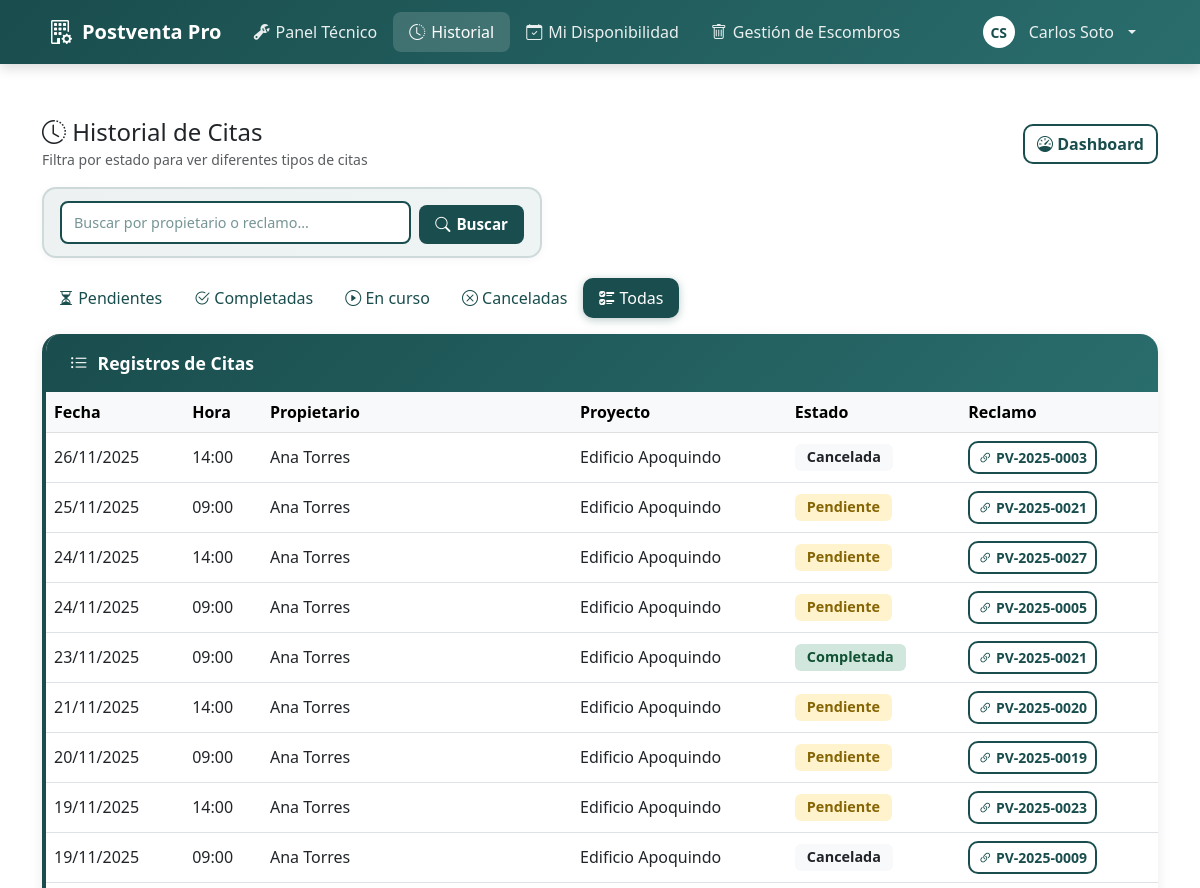
/tecnico/citas/ (signed in, upper part), run on an earlier commit of the app's database.
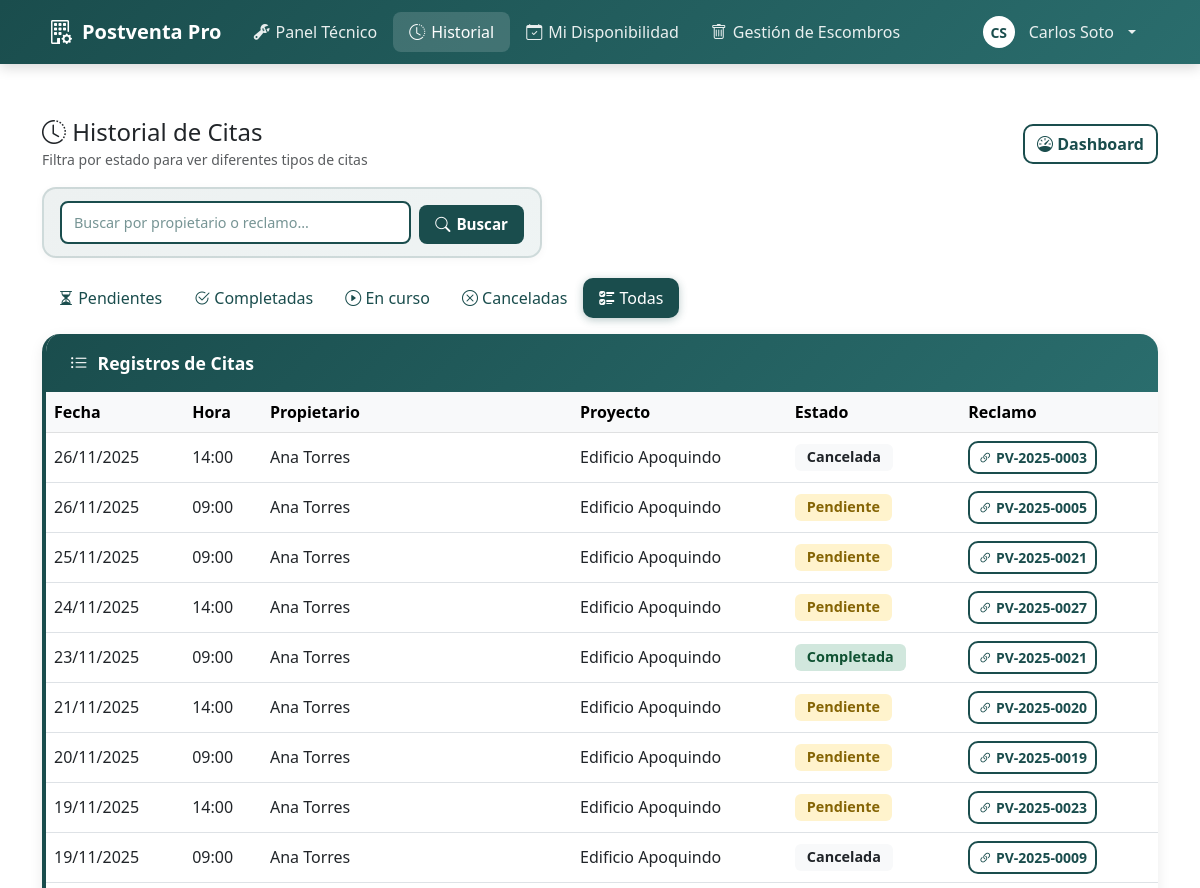
And on a later commit of the database.
### postventa_app/models.py (models this page shows, shortened)
class Cita(models.Model):
    id_cita = models.AutoField(primary_key=True)
    id_tecnico = models.ForeignKey(
        Tecnico,
        on_delete=models.CASCADE,
        db_column='id_tecnico',
        related_name='citas',
        null=True,
        blank=True
    )
    id_reclamo = models.ForeignKey(
        Reclamo,
        on_delete=models.CASCADE,
        db_column='id_reclamo',
        related_name='citas',
        null=True,
        blank=True
    )
    id_cliente = models.ForeignKey(
        'Propietario',
        on_delete=models.CASCADE,
        db_column='id_cliente',
        related_name='citas',
        null=True,
        blank=True
    )
    fecha_programada = models.DateTimeField(null=True, blank=True)
    fecha_confirmacion = models.DateTimeField(null=True, blank=True)
    ESTADO_CHOICES = [
        ('pendiente', 'Pendiente'),
        ('confirmada', 'Confirmada'),
        ('en_curso', 'En Curso'),
        ('completada', 'Completada'),
        ('cancelada', 'Cancelada'),
    ]
    estado = models.CharField(max_length=20, null=True, blank=True, choices=ESTADO_CHOICES)
    tipo_cita = models.CharField(max_length=50, null=True, blank=True)
    motivo_reprogramacion = models.TextField(null=True, blank=True)
    recordatorio_enviado = models.BooleanField(default=False)
    duracion_estimada_minutos = models.IntegerField(null=True, blank=True)
    class Meta:
        db_table = 'cita'
        verbose_name = 'Cita'
        verbose_name_plural = 'Citas'

class Propietario(models.Model):
    """
    Representa al propietario de una unidad que realiza reclamos postventa.
    Es el usuario final del sistema.
    """
    TIPO_PROPIETARIO = [
        ('natural', 'Persona Natural'),
        ('juridica', 'Persona Jurídica'),
    ]
    ESTADO_PROPIETARIO = [
        ('activo', 'Activo'),
        ('inactivo', 'Inactivo'),
    ]
    user = models.OneToOneField(User, on_delete=models.CASCADE, related_name='propietario', verbose_name="Usuario del sistema")
    nombre = models.CharField(max_length=120, verbose_name="Nombre completo")
    rut = models.CharField(max_length=12, verbose_name="RUT/DNI")
    tipo_propietario = models.CharField(max_length=10, choices=TIPO_PROPIETARIO, default='natural', verbose_name="Tipo de propietario")
    email = models.EmailField(verbose_name="Correo electrónico")
    telefono = models.CharField(max_length=30, verbose_name="Teléfono")
    telefono_alternativo = models.CharField(max_length=30, blank=True, null=True, verbose_name="Teléfono alternativo")
    direccion = models.CharField(max_length=200, verbose_name="Dirección")
    proyecto = models.ForeignKey('Proyecto', on_delete=models.SET_NULL, null=True, blank=True, related_name='propietarios', verbose_name="Proyecto de vivienda")

class Reclamo(models.Model):
    """
    Entidad central del sistema.
    Gestiona todo el ciclo de vida de un reclamo desde ingreso hasta resolución.
    """
    id_reclamo = models.AutoField(primary_key=True)
    numero_folio = models.CharField(max_length=20, unique=True)
    descripcion = models.TextField(null=True, blank=False)
    resolucion = models.TextField(null=True, blank=True)
    unidad = models.CharField(max_length=50, null=True, blank=True)
    ubicacion_especifica = models.CharField(
        max_length=200,
        null=True,
        blank=True,
        db_column='ubicacion_especifica'
    )
    fecha_ingreso = models.DateTimeField(null=True, blank=True)
    fecha_resolucion = models.DateTimeField(null=True, blank=True)
    fecha_asignacion = models.DateTimeField(null=True, blank=True)
    tiempo_estimado_horas = models.IntegerField(
        null=True,
        blank=True,
        db_column='tiempo_estimado_horas'
    )
    ESTADO_CHOICES = [
        ('ingresado', 'Ingresado'),
        ('asignado', 'Asignado'),
        ('en_ejecucion', 'En Ejecución'),
        ('en_proceso', 'En Proceso'),
        ('completado', 'Completado'),
        ('resuelto', 'Reclamo Resuelto'),
        ('cancelado', 'Cancelado'),
    ]
    estado = models.CharField(max_length=50, choices=ESTADO_CHOICES, default='ingresado')
    prioridad = models.CharField(max_length=20, null=True, blank=True)
    requiere_aprobacion = models.BooleanField(
        default=False,
        db_column='requiere_aprobacion'
    )
    categoria = models.ForeignKey(
        Especialidad,
        on_delete=models.SET_NULL,
        null=True,
        blank=True,
        related_name='reclamos'
    )
    propietario = models.ForeignKey(
        Propietario,
        on_delete=models.CASCADE,
        null=False,
        blank=False,
        related_name='reclamos'
    )
    proyecto = models.ForeignKey(
        Proyecto,
        on_delete=models.CASCADE,
        related_name='reclamos',
        null=False,
        blank=False
    )
    tecnico_asignado = models.ForeignKey(
        'Tecnico',
        on_delete=models.SET_NULL,
        null=True,
        blank=True,
        related_name='reclamos_asignados'
    )
    requiere_retiro_escombros = models.BooleanField(
        default=False,
        verbose_name='Requiere retiro de escombros'
    )
    class Meta:
        db_table = 'reclamo'
        verbose_name = 'Reclamo'
        verbose_name_plural = 'Reclamos'

class Proyecto(models.Model):
    fecha_registro = models.DateTimeField(auto_now_add=True, verbose_name="Fecha de registro")
    """
    Proyectos inmobiliarios.
    """
    id_proyecto = models.AutoField(primary_key=True)
    codigo = models.CharField(max_length=50, unique=True, verbose_name="Código del proyecto", default="")
    nombre = models.CharField(max_length=100)
    direccion = models.TextField(null=True, blank=True)
    tipo_proyecto = models.CharField(max_length=50, null=True, blank=True)
    fecha_inicio = models.DateField(null=True, blank=True, verbose_name="Fecha de inicio")
    fecha_entrega = models.DateField(null=True, blank=True)
    cantidad_unidades = models.IntegerField(null=True, blank=True)
    encargado = models.CharField(max_length=120, blank=True, null=True, verbose_name="Encargado del proyecto")
    telefono_encargado = models.CharField(max_length=30, blank=True, null=True, verbose_name="Teléfono encargado")
    ESTADO_CHOICES = [
        ("entregado", "Entregado"),
        ("garantia", "En Garantía"),
        ("finalizado", "Finalizado"),
    ]
    estado = models.CharField(max_length=20, choices=ESTADO_CHOICES, default="entregado")
    observaciones = models.TextField(blank=True, null=True, verbose_name="Observaciones")
    constructora = models.ForeignKey(
        Constructora,
        on_delete=models.CASCADE,
        related_name='proyectos',
        verbose_name="Constructora",
        null=True,
        blank=True
    )
    class Meta:
        db_table = 'proyecto'
        verbose_name = 'Proyecto'
        verbose_name_plural = 'Proyectos'

### postventa_app/views.py (the view)
# urls.py: path('tecnico/citas/', views.tecnico_historial_citas, name='tecnico_historial_citas'),
@login_required
def tecnico_historial_citas(request):
    tecnico = get_tecnico_from_user(request.user)
    if not tecnico:
        messages.error(request, 'No se encontró información de técnico asociada a este usuario.')
        return redirect('dashboard_tecnico')
    estado = request.GET.get('estado', 'todas')
    busqueda = request.GET.get('busqueda', '').strip()
    citas = Cita.objects.filter(id_tecnico=tecnico).select_related(
        'id_reclamo',
        'id_cliente',
        'id_reclamo__proyecto'
    ).order_by('-fecha_programada')
    if estado != 'todas' and estado:
        citas = citas.filter(estado=estado)
    if busqueda:
        citas = citas.filter(
            Q(id_cliente__nombre__icontains=busqueda) |
            Q(id_reclamo__numero_folio__icontains=busqueda)
        )
    context = {
        'tecnico': tecnico,
        'citas': citas,
        'estado': estado,
        'busqueda': busqueda,
    }
    return render(request, 'tecnico/historial_citas.html', context)

### postventa_app/context_processors.py (called while the page is built)
def tecnico_context(request):
    tecnico = None
    tecnico_iniciales = ''
    user = getattr(request, 'user', None)
    if user and getattr(user, 'is_authenticated', False):
        try:
            tecnico = Tecnico.objects.get(email__iexact=(user.email or ''))
        except Tecnico.DoesNotExist:
            try:
                tecnico = Tecnico.objects.get(rut=user.username)
            except Tecnico.DoesNotExist:
                tecnico = None
        if tecnico and tecnico.nombre:
            partes = tecnico.nombre.strip().split()
            tecnico_iniciales = ''.join([p[0].upper() for p in partes if p])
    return {
        'tecnico': tecnico,
        'tecnico_iniciales': tecnico_iniciales,
    }

### postventa_app/views.py (called while the page is built)
def get_tecnico_from_user(user):
    if not user or not getattr(user, 'is_authenticated', False):
        return None
    try:
        return Tecnico.objects.get(email__iexact=(user.email or ''))
    except Tecnico.DoesNotExist:
        pass
    try:
        return Tecnico.objects.get(rut=user.username)
    except Tecnico.DoesNotExist:
        return None

### postventa_app/templates/tecnico/historial_citas.html (shortened to what the changed rows need)
{% extends 'base.html' %}
{% block content %}
<div class="container py-4">
  <div class="card-custom">
    <div class="card-body p-0">
      <div class="table-responsive">
        <table class="table table-hover align-middle mb-0">
          <thead class="table-light">
            <tr>
              <th>Fecha</th>
              <th>Hora</th>
              <th>Propietario</th>
              <th>Proyecto</th>
              <th>Estado</th>
              <th>Reclamo</th>
            </tr>
          </thead>
          <tbody>
            {% if citas %}
              {% for c in citas %}
                <tr>
                  <td>{{ c.fecha_programada|date:'d/m/Y' }}</td>
                  <td>{{ c.fecha_programada|time:'H:i' }}</td>
                  <td>{{ c.id_cliente.nombre }}</td>
                  <td>{{ c.id_reclamo.proyecto.nombre }}</td>
                  <td>
                    {% if c.id_reclamo.estado == 'resuelto' %}
                      <span class="badge" style="background: #d1e7dd; color: #0f5132; font-size: 0.9rem; padding: 6px 12px; font-weight: 600;">
                        ✓ Resuelto
                      </span>
                    {% elif c.get_estado_display == 'Pendiente' %}
                      <span class="badge" style="background: #fff3cd; color: #856404; font-size: 0.9rem; padding: 6px 12px; font-weight: 600;">{{ c.get_estado_display }}</span>
                    {% elif c.get_estado_display == 'Confirmada' %}
                      <span class="badge" style="background: #cfe2ff; color: #084298; font-size: 0.9rem; padding: 6px 12px; font-weight: 600;">{{ c.get_estado_display }}</span>
                    {% elif c.get_estado_display == 'En curso' %}
                      <span class="badge" style="background: #d1ecf1; color: #0c5460; font-size: 0.9rem; padding: 6px 12px; font-weight: 600;">{{ c.get_estado_display }}</span>
                    {% elif c.get_estado_display == 'Completada' %}
                      <span class="badge" style="background: #d1e7dd; color: #0f5132; font-size: 0.9rem; padding: 6px 12px; font-weight: 600;">{{ c.get_estado_display }}</span>
                    {% else %}
                      <span class="badge bg-light text-dark" style="font-size: 0.9rem; padding: 6px 12px; font-weight: 600;">{{ c.get_estado_display }}</span>
                    {% endif %}
                  </td>
                  <td><a href="{% url 'tecnico_detalle_reclamo_cita' c.id_reclamo.id_reclamo c.id_cita %}" class="btn btn-sm btn-outline-primary"><i class="bi bi-link-45deg"></i> {{ c.id_reclamo.numero_folio }}</a></td>
                </tr>
              {% endfor %}
            {% else %}
              <tr><td colspan="6" class="text-center text-muted py-4"><i class="bi bi-inbox"></i> No hay registros para este filtro</td></tr>
            {% endif %}
          </tbody>
        </table>
      </div>
    </div>
  </div>
</div>
{% endblock %}

What changed in the data, as far as the page shows it:
changed Cita "PV-2025-0005": fecha_programada "24/11/2025" → "26/11/2025"; moves up the list
